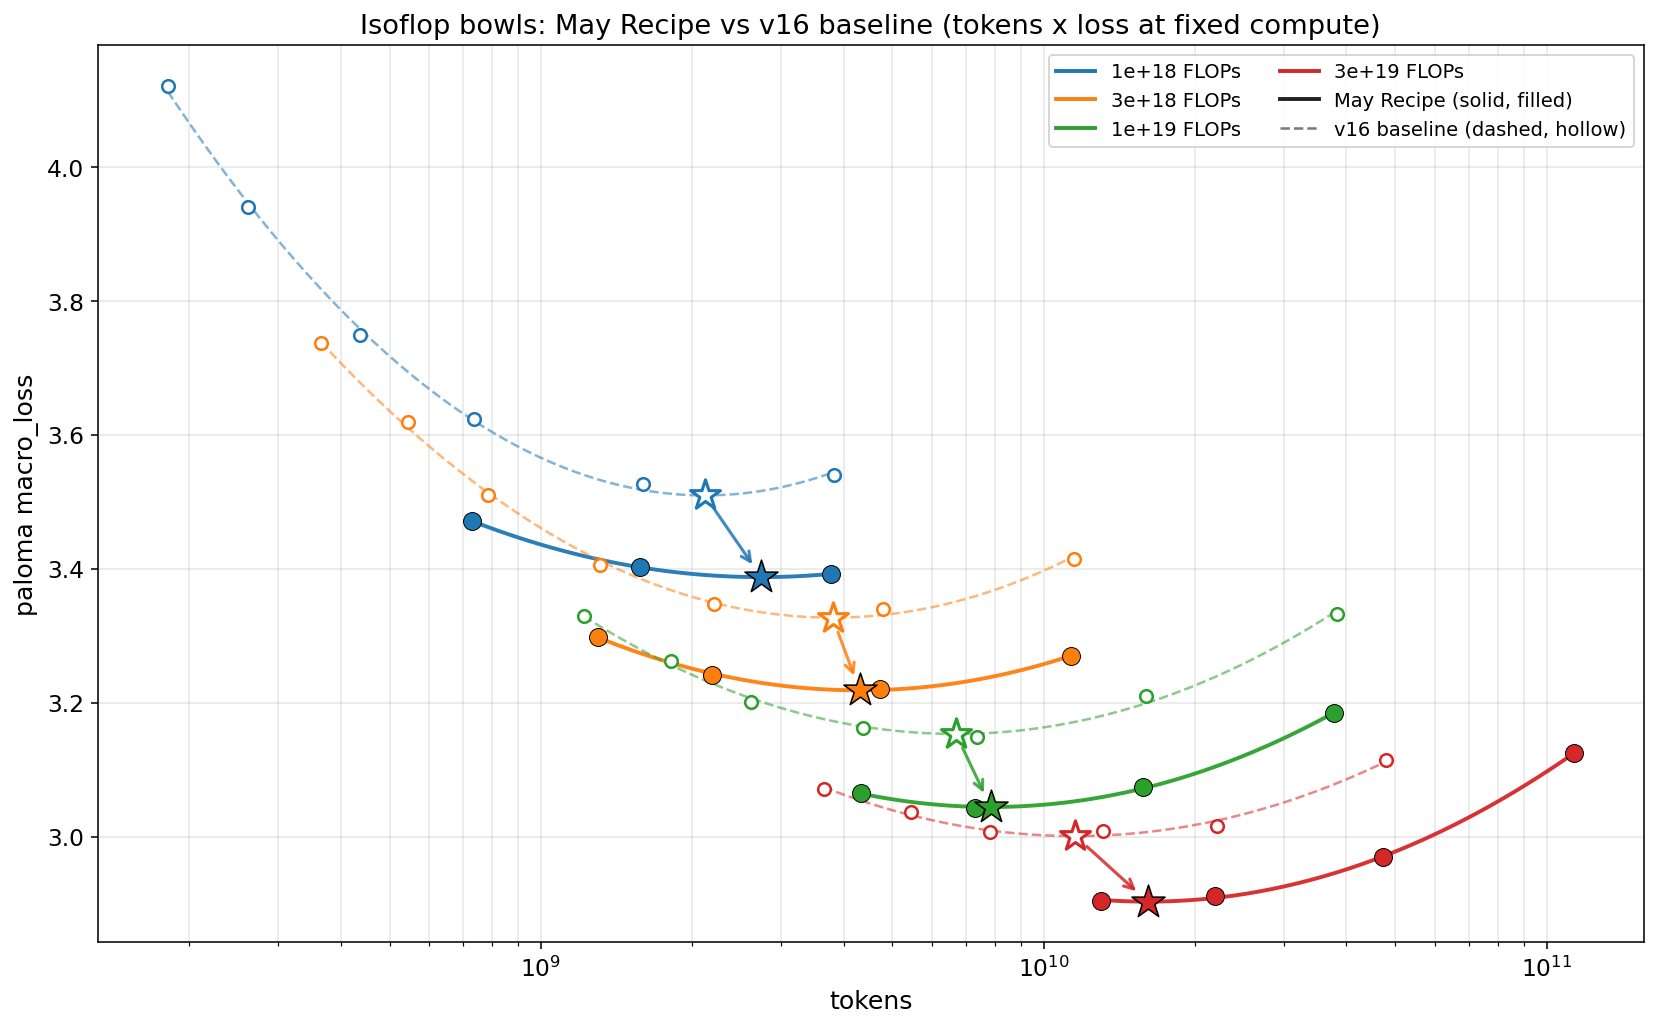

This figure's Python source:
# Copyright The Marin Authors
# SPDX-License-Identifier: Apache-2.0

"""Isoflop bowls: May Recipe vs v16 baseline, paloma macro_loss vs tokens.

Self-contained — no wandb, no JSON file. NEW_DATA is the four finished
isoflop sweeps (`grug-moe-isoflop-v{18,3e18,1e19,3e19}` in wandb project
`marin-community/marin_moe`). OLD_DATA is the v16 baseline sweep
(`isoflop-moe-v16` in `marin-community/dial_moe`).

Each tuple: (budget_FLOPs, hidden_dim, tokens, paloma_macro_loss). Per
isoflop bowl we fit a parabola in log(tokens), draw it as the bowl curve,
place a star at the parabola minimum, and arrow from the v16 minimum to
the May Recipe minimum.
"""

import os

import matplotlib.pyplot as plt
import numpy as np

OUT_PATH = os.path.join(os.path.dirname(os.path.abspath(__file__)), "isoflop_compare.png")
SKIP_OLD_DIMS = {640, 896}

BUDGET_COLORS = {
    1e18: "#1f77b4",
    3e18: "#ff7f0e",
    1e19: "#2ca02c",
    3e19: "#d62728",
}

NEW_DATA: list[tuple[float, int, int, float]] = [
    (1e18, 512, 3771465728, 3.392345428466797),
    (1e18, 768, 1577058304, 3.402113437652588),
    (1e18, 1024, 729808896, 3.4711685180664062),
    (3e18, 512, 11314135040, 3.2693166732788086),
    (3e18, 768, 4730650624, 3.220895767211914),
    (3e18, 1024, 2189426688, 3.240917921066284),
    (3e18, 1280, 1301282816, 3.2983484268188477),
    (1e19, 512, 37717278720, 3.1842541694641113),
    (1e19, 768, 15770583040, 3.073707342147827),
    (1e19, 1024, 7298613248, 3.0422251224517822),
    (1e19, 1280, 4337434624, 3.0651612281799316),
    (3e19, 512, 113151836160, 3.1245718002319336),
    (3e19, 768, 47314894848, 2.9688315391540527),
    (3e19, 1024, 21895315456, 2.9105122089385986),
    (3e19, 1280, 13014401024, 2.9044876098632812),
]

OLD_DATA: list[tuple[float, int, int, float]] = [
    (1e18, 512, 3822845952, 3.5396740436553955),
    (1e18, 640, 2272788480, 3.5221519470214844),
    (1e18, 768, 1594884096, 3.5272915363311768),
    (1e18, 896, 969670656, 3.5876283645629883),
    (1e18, 1024, 736886784, 3.623152256011963),
    (1e18, 1280, 437518336, 3.748671770095825),
    (1e18, 1536, 261095424, 3.939781665802002),
    (1e18, 1792, 181141504, 4.121220588684082),
    (3e18, 512, 11468275712, 3.414754629135132),
    (3e18, 640, 6818627584, 3.367424249649048),
    (3e18, 768, 4784914432, 3.3397984504699707),
    (3e18, 896, 2908880896, 3.3458549976348877),
    (3e18, 1024, 2210660352, 3.3475966453552246),
    (3e18, 1280, 1312423936, 3.405738353729248),
    (3e18, 1536, 783417344, 3.509922504425049),
    (3e18, 1792, 543424512, 3.618996381759643),
    (3e18, 2048, 364904448, 3.737143039703369),
    (1e19, 512, 38227935232, 3.332810401916504),
    (1e19, 640, 22728933376, 3.2483696937561035),
    (1e19, 768, 15949365248, 3.209399700164795),
    (1e19, 896, 9696182272, 3.164015769958496),
    (1e19, 1024, 7368736768, 3.149415969848633),
    (1e19, 1280, 4374528000, 3.162015199661255),
    (1e19, 1536, 2611609600, 3.201606035232544),
    (1e19, 1792, 1811152896, 3.2618567943573),
    (1e19, 2048, 1216479232, 3.329171657562256),
    (3e19, 640, 68185751552, 3.1705727577209473),
    (3e19, 768, 47848620032, 3.114365577697754),
    (3e19, 896, 29088546816, 3.051757335662842),
    (3e19, 1024, 22106079232, 3.015672206878662),
    (3e19, 1280, 13123715072, 3.0079565048217773),
    (3e19, 1536, 7834697728, 3.006631135940552),
    (3e19, 1792, 5433589760, 3.037367582321167),
    (3e19, 2048, 3649437696, 3.070441722869873),
]


def _group(rows, skip_dims=()):
    out: dict[float, list[tuple[int, int, float]]] = {}
    for b, d, tok, l in rows:
        if d in skip_dims:
            continue
        out.setdefault(b, []).append((d, tok, l))
    for b in out:
        out[b].sort()
    return out


def _parabola_fit(xs, ys):
    lx = np.log(xs)
    coeffs = np.polyfit(lx, ys, deg=2)
    smooth_lx = np.linspace(lx.min(), lx.max(), 100)
    a, b, _c = coeffs
    opt_lx = -b / (2 * a)
    return np.exp(smooth_lx), np.polyval(coeffs, smooth_lx), float(np.exp(opt_lx)), float(np.polyval(coeffs, opt_lx))


def main() -> None:
    new = _group(NEW_DATA)
    old = _group(OLD_DATA, skip_dims=SKIP_OLD_DIMS)
    shared = sorted(set(new) & set(old))

    plt.rcParams.update({"font.size": 12})
    fig, ax = plt.subplots(figsize=(12, 7.5))

    for budget in shared:
        color = BUDGET_COLORS.get(budget, "#888")

        old_opt = None
        v16 = old.get(budget, [])
        if len(v16) >= 3:
            xs = [tok for _, tok, _ in v16]
            ys = [l for _, _, l in v16]
            fx, fy, ox, oy = _parabola_fit(xs, ys)
            ax.plot(fx, fy, "--", color=color, lw=1.3, alpha=0.55)
            ax.scatter(xs, ys, s=42, facecolors="white", edgecolors=color, lw=1.3, zorder=3)
            ax.scatter([ox], [oy], marker="*", s=260, facecolors="white", edgecolors=color, lw=1.6, zorder=5)
            old_opt = (ox, oy)

        new_opt = None
        n = new.get(budget, [])
        if len(n) >= 3:
            xs = [tok for _, tok, _ in n]
            ys = [l for _, _, l in n]
            fx, fy, ox, oy = _parabola_fit(xs, ys)
            ax.plot(fx, fy, "-", color=color, lw=2.0, alpha=0.95)
            ax.scatter(xs, ys, s=85, color=color, edgecolors="black", lw=0.5, zorder=4)
            ax.scatter([ox], [oy], marker="*", s=320, color=color, edgecolors="black", lw=0.8, zorder=6)
            new_opt = (ox, oy)

        if old_opt and new_opt:
            ax.annotate(
                "",
                xy=new_opt,
                xytext=old_opt,
                arrowprops=dict(arrowstyle="->", color=color, lw=1.6, alpha=0.85, shrinkA=8, shrinkB=8),
            )

    for budget in shared:
        color = BUDGET_COLORS.get(budget, "#888")
        ax.plot([], [], "-", color=color, lw=2, label=f"{budget:.0e} FLOPs")
    ax.plot([], [], "-", color="#222", lw=2, label="May Recipe (solid, filled)")
    ax.plot([], [], "--", color="#222", lw=1.3, alpha=0.6, label="v16 baseline (dashed, hollow)")

    ax.set_xscale("log")
    ax.set_xlabel("tokens", fontsize=13)
    ax.set_ylabel("paloma macro_loss", fontsize=13)
    ax.grid(True, which="both", alpha=0.3)
    ax.set_title("Isoflop bowls: May Recipe vs v16 baseline (tokens x loss at fixed compute)", fontsize=14)
    ax.legend(loc="upper right", fontsize=10, ncol=2)

    fig.tight_layout()
    fig.savefig(OUT_PATH, dpi=140, bbox_inches="tight")
    print(f"wrote {OUT_PATH}")


if __name__ == "__main__":
    main()
